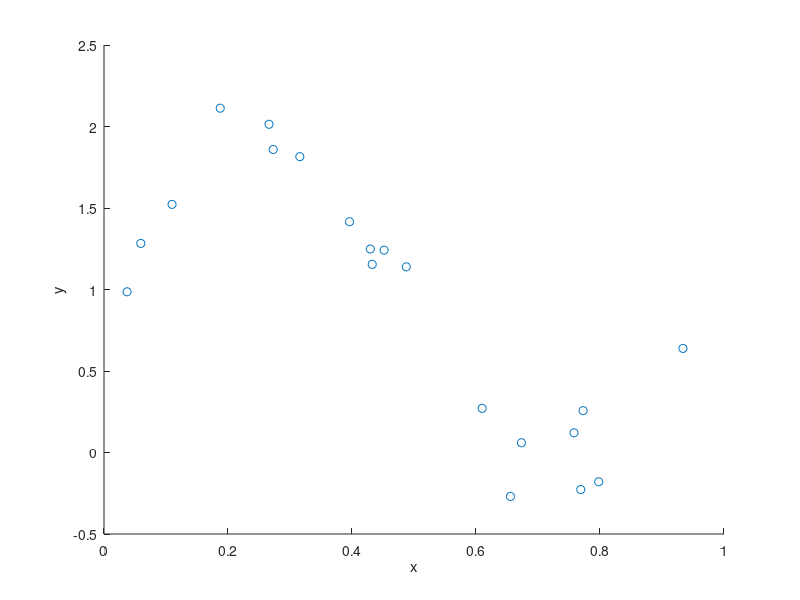
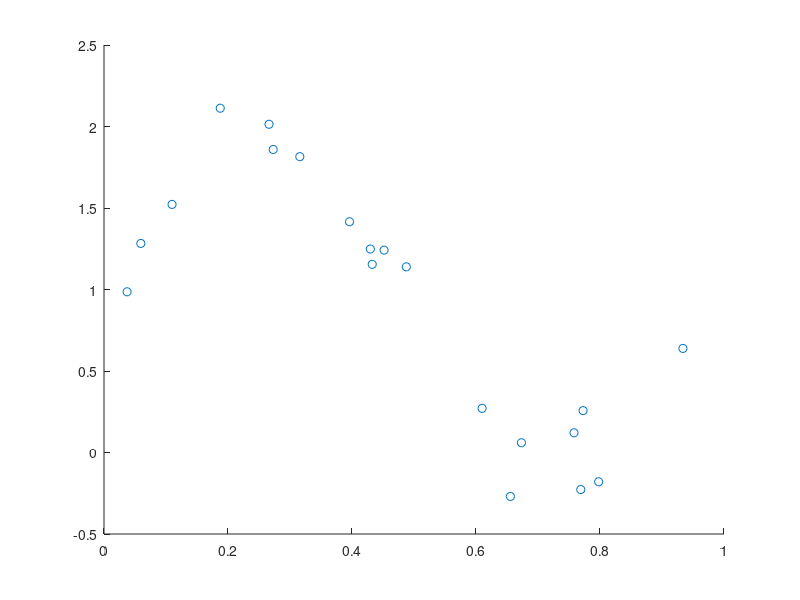

MATLAB code to generate these figures, in order: (Note: this script raises an error after producing the figures.)
%%ECEM146: Homework 2
% Author: Thomas Kost
% UID: 504989794
% Date: 4/9/20

%% Problem 5:
clc,clear; close all;
%% 5a

training = dlmread('regression_train.csv');
data_scatter = figure(1);
scatter(training(:,1), training(:,2));
xlabel('x');
ylabel('y');
saveas(data_scatter, '5a.jpg');
%% 5b
output_file = fopen('matlab_output.txt', 'w');
%Linear Regression

X = [ones(length(training),1),training(:,1)];
y = training(:,2);

w = (X'*X)\X'*y;
J = norm(X*w-y)^2;
fprintf(output_file, "For w0= %f, w1 = %f , we had J(w) = %f \n",w(1),w(2), J);

data_regression = figure(2);
hold on;
scatter(training(:,1), training(:,2));
f = @(x0,x1) w(1) +w(2)*x0-x1;
fcontour(f,[-0.5,1,-0.5,2.5],'--r', 'LevelList', 0)
xlabel('x');
ylabel('y');
hold off;
saveas(data_regression, '5b.jpg');

%% 5c
n =10000;
eta = [0.05, 0.001, 0.0001, 0.00001];
w = zeros(2,1);

for i  =1:length(eta)
    J_old= norm(X*w-y)^2;
    J_new=0; %#ok<NASGU>
    itterations =0;
    for j = i:n
        %update w
        z=((X*w-y).*X);
        grad = [sum(z(:,1));sum(z(:,2))];
        
        w = w - eta(i)*grad;
        J_new = norm(X*w-y)^2;
        if ((abs(J_old-J_new)) <0.0001)
            itterations=j;
            break;
            
        end
        J_old=J_new;
    end
    
    fprintf(output_file, "For eta = %f : %i itterations, J = %f \n",eta(i),itterations,J_old);
    fprintf(output_file, "For eta = %f : w0= %f, w1 = %f \n",eta(i),w(1),w(2));

end
%% 5D

%repeat previous algorithm
eta = 0.05;
w= zeros(2,1);
J_old= norm(X*w-y)^2;
J_new=0;
itterations =0;
n=40;
fprintf("\n");
grad_decent_progression =figure(4)
hold on;
scatter(training(:,1), training(:,2));
for j = 1:n+1
    
    if(itterations == 0 || itterations == 10 || itterations == 20 ...
        ||itterations == 30||itterations == 40)
        fprintf(output_file, "For eta = %f : %i itterations, J = %f \n",eta,itterations,J_old);
        fprintf(output_file, "For eta = %f : w0= %f, w1 = %f \n",eta,w(1),w(2));
        f = @(x0,x1) w(1) +w(2)*x0-x1;
        if(itterations == 0)
            fcontour(f,[-0.5,1,-0.5,2.5], '--r', 'LevelList', 0);
        elseif(itterations == 10)
            fcontour(f,[-0.5,1,-0.5,2.5], '--b', 'LevelList', 0);
        elseif(itterations == 20)
            fcontour(f,[-0.5,1,-0.5,2.5], '--c', 'LevelList', 0);
        elseif(itterations == 30)
            fcontour(f,[-0.5,1,-0.5,2.5], '--g', 'LevelList', 0);
        elseif(itterations == 40)
            fcontour(f,[-0.5,1,-0.5,2.5], '--k', 'LevelList', 0);
            end
    end
    %update w
    z=((X*w-y).*X);
    grad = [sum(z(:,1));sum(z(:,2))];
       
    w = w - eta*grad;
    J_new = norm(X*w-y)^2;
    if ((abs(J_old-J_new)) <0.0001)
        itterations=j;
        break;     
    end

    J_old=J_new;

    
    itterations = itterations +1;
end
legend('Training data','0 itterations', '10 itterations', '20 itterations', '30 itterations','40 itterations');
xlabel('x');
ylabel('y');
hold off;
saveas(grad_decent_progression, '5d.jpg');
fclose(output_file);

%% 5e
test = dlmread('regression_test.csv');
m = [0,1,2,3,4,5,6,7,8,9,10];
Erms = zeros(2,length(m));
for i =1:length(m)
    %generate phi
    phi_training=zeros(length(training),m(i)+1);
    %w= zeroes(m(i)+1,1);
    for x =0:m(i)
        phi_training(:,x+1) = training(:,1).^x;
    end
    
    w_training = (phi_training'*phi_training)\phi_training'*y;
    Erms(1,i) = sqrt(norm(phi_training*w_training-y)^2/length(training));
    
    
    phi_test = zeros(length(test),m(i)+1);
    for x =0:m(i)
        phi_test(:,x+1) = test(:,1).^x;
    end
    Erms(2,i) = sqrt(norm(phi_test*w_training-test(:,2))^2/length(test));
    
end

model_complexity = figure(3);
hold on;
plot(m,Erms(1,:));
plot(m,Erms(2,:));
legend("training", "testing");
xlabel("Model Complexity (Degree)");
ylabel("Root-Mean-Square-Error");
hold off;
saveas(model_complexity, '5e.jpg');


